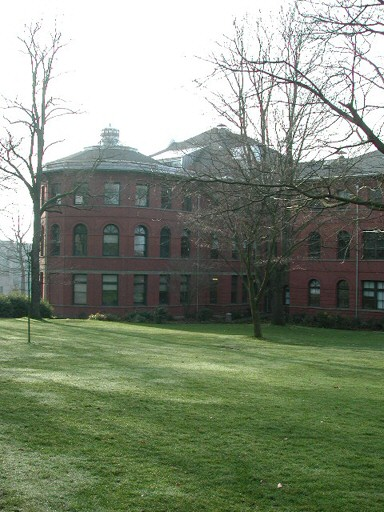
%> input picture images/parrington/prtn00.jpg, 384 x 512 px; its folder holds only this picture in this run
$ octave --eval "main;"   (GNU Octave 9; MATLAB toolbox functions it lacks are replaced by stand-ins)
%> lines starting %> are read from the running program, lines starting %| are printed output that depends on the picture
### program/readImages.m
function [images, img_count, img_height, img_width] = readImages(img_path)
    images = [];

    files = dir([img_path, '/*.jpg']);
    img_count = length(files);
    file1_name = [img_path, '/', files(1).name];
    img = imread(file1_name);
    img_height = size(img,1);
    img_width = size(img,2);
    img_channel = size(img,3);

    images = zeros(img_height, img_width, img_channel, img_count, 'uint8');
     for i = 1:img_count
         filename = [img_path, '/', files(i).name];
         disp(filename);
         img = imread(filename);
         images(:,:,:,i) = img;
     end
end

### program/inverseWarping.m
function [warped_images] = inverseWarping(images, img_count, img_h, img_w, f)
    warped_images = zeros(img_h, img_w, 3, img_count, 'uint8');
    y0 = img_h/2;
    x0 = img_w/2;
    for y_new = 1:img_h
        for x_new = 1:img_w
            x = f*tan((x_new-x0)/f);
            y = sqrt(x*x+f*f)*(y_new-y0)/f;
            x = x+x0;
            y = y+y0;
            x = round(x);
            y = round(y);
            if(0<x) & (x<=img_w) & (0<y) & (y<=img_h) warped_images(y_new, x_new, :, :) = images(y, x, :, :);
            else warped_images(y_new, x_new, :, :) = 0;
            end
        end
    end
    %figure(1);imshow(images(:,:,:,1));
    %figure(2);imshow(warped_images(:,:,:,1));
end

### program/harrisDetection.m
function [X,Y,RT]= harrisDetection(image, sigma, w, threshold, k)

    grayimage = rgb2gray(image);
    I = gaussianFilter(grayimage,sigma,w);
    [Ix,Iy] = gradient(I);

    Ix2 = Ix.^2;
    Iy2 = Iy.^2;
    Ixy = Ix.*Iy;

    Sx2 = gaussianFilter(Ix2,sigma,w);
    Sy2 = gaussianFilter(Iy2,sigma,w);
    Sxy = gaussianFilter(Ixy,sigma,w);

    R = (Sx2.*Sy2-Sxy.^2)-k*(Sx2+Sy2).^2;

    RT = R>threshold;
    RT = RT & (R>imdilate(R,[1 1 1;1 0 1;1 1 1]));

    [Y,X] = find(RT);

end

### program/gaussianFilter.m
function result = Gaussianfilter(image,sigma,w)
if(~exist('sigma'))
    sigma = 0.5;
end
if(~exist('w'))
    w = 3;
end

  Gaussian = fspecial('Gaussian',[w w],sigma);
  result = filter2(Gaussian,image);
end

### program/siftDescriptor.m
function [pos, desc] = siftDescriptor(im, featureX, featureY)
    pos = [];
    desc = [];

    % convert the im into luminance
    dim = ndims(im);
    if( dim == 3 )
        I = rgb2gray(im);
    else
        I = im;
    end
    [row, col] = size(I);

    % convert the image to double
    I = double(I);

    % gaussian-smoothed the image to remove some noise in advance
    L = imfilter(I,fspecial('gaussian',[10 10],1.5));

    % Compute x and y derivatives using pixel differences
    %   the first and the last elements are ignored to ease the computing.
    %	that is, it ranges from 2:(end-1)
    Dx = 0.5*(L(2:(end-1), 3:(end)) - L(2:(end-1), 1:(end-2)));
    Dy = 0.5*(L(3:(end), 2:(end-1)) - L(1:(end-2), 2:(end-1)));

    % Compute the magnitude of the gradient
    mag = zeros(size(I));
    mag(2:(end-1), 2:(end-1)) = sqrt(Dx.^2 + Dy.^2);

    % Compute the orientation of the gradient
    %   range: [-pi, pi)
    %	pi is not included to fit hist_orient
    grad = zeros(size(I));
    grad(2:(end-1), 2:(end-1)) = atan2( Dy, Dx );
    grad(find(grad == pi)) = -pi;

    % Set up the histogram bin centers for a 36 bin histogram.
    %   Columns 1 through 13:
    %   -3.14159  -2.96706  -2.79253  -2.61799  -2.44346  -2.26893  -2.09440  -1.91986  -1.74533  -1.57080  -1.39626  -1.22173  -1.04720
    %   Columns 14 through 26:
    %   -0.87266  -0.69813  -0.52360  -0.34907  -0.17453   0.00000   0.17453   0.34907   0.52360   0.69813   0.87266   1.04720   1.22173
    %   Columns 27 through 36:
    %   1.39626   1.57080   1.74533   1.91986   2.09440   2.26893   2.44346   2.61799   2.79253   2.96706
    num_bins = 36;
    hist_step = 2*pi/num_bins;
    %hist_orient = [-pi:hist_step:(pi-hist_step)];
    hist_orient_edge=[-pi:hist_step:pi]; % element# : 37
    hist_orient=[-pi+hist_step/2:hist_step:(pi-hist_step/2)]; % element# : 36

    % Create a gaussian weighting mask
    %   sigma = 1.5 * scale of the keypoint!
    sigma = 1.5;   % FIXME scale=1 when used harris feature detection
    sz = 9;	    % FIXME
    hf_sz = floor(sz/2);
    g = fspecial('gaussian', [sz sz], sigma);

    Orientation_ = [];

    for k = 1:numel(featureY)
        % Histogram the gradient orientations for this keypoint weighted by the
        % gradient magnitude and the gaussian weighting mask.
        x = featureX(k);
        y = featureY(k);
        if (x-hf_sz)<1 | (x+hf_sz)>size(I,2) | (y-hf_sz)<1 | (y+hf_sz)>size(I,1)
            continue;
        end
        %disp([y, x]);
        weightedMag = g.* mag((y-hf_sz):(y+hf_sz),(x-hf_sz):(x+hf_sz));
        orient_window = grad((y-hf_sz):(y+hf_sz),(x-hf_sz):(x+hf_sz));

        % Accumulate the histogram bins
        orient_hist = zeros(numel(hist_orient),1);
        hist = vl_whistc(reshape(orient_window,1,[]),reshape(weightedMag,1,[]),hist_orient_edge);

        % Find 1 or 2 peaks in the orientation histogram
        % Extract the value and index of the 1st (largest) peak.
        first_peak_val = max(hist);
        first_peak_index = find( hist==first_peak_val );

        pos = [pos;[x y]];
        Orientation_(end+1) = hist_orient(first_peak_index);


        % find 2nd peak if its value over 80% of the largest peak and add keypoints with
        % the orientation corresponding to 2nd peaks to the keypoint list.
        second_peak_val = max(hist(hist~=max(hist)));
        second_peak_index = find( hist==second_peak_val );
        if(second_peak_val > first_peak_val*0.8)

        pos = [pos;[x y]];
        Orientation_(end+1) = hist_orient(second_peak_index);
        end
    end
    % The final of the SIFT algorithm is to extract feature descriptors for the keypoints.
    % The descriptors are a grid of gradient orientation histograms, where the sampling
    % grid for the histograms is rotated to the main orientation of each keypoint.  The
    % grid is a 4x4 array of 4x4 sample cells of 8 bin orientation histograms.  This
    % procduces 128 dimensional feature vectors.

    % The orientation histograms have 8 bins
    num_theta_bins = 8;
    theta_step = 2*pi/num_theta_bins;
    hist_theta_edge=[-pi:theta_step:pi]; % element# : 9
    hist_theta=[-pi+theta_step/2:theta_step:(pi-theta_step/2)]; % element# : 8

    window_sz = 16;
    hf_window_sz = 8;

    % Loop over all of the keypoints and open a 16*16 window
    for k = 1:size(pos,1)
        x = pos(k,1);
        y = pos(k,2);

        % Feature window - 17 * 17 pixels
        [Xq,Yq] = meshgrid((0-hf_window_sz-0.5):(0+hf_window_sz+0.5),(0-hf_window_sz-0.5):(0+hf_window_sz+0.5));

        % Rotate the grid coordinates.
        M = [cos(Orientation_(k)) -sin(Orientation_(k)); sin(Orientation_(k)) cos(Orientation_(k))];
        X1 = reshape(Xq,[],1);
        Y1 = reshape(Yq,[],1);
        B2 = [X1 Y1];
        A = B2 * M;
        X1 = A(:,1);
        Xq = reshape(X1, window_sz+2, window_sz+2);
        Y1 = A(:,2);
        Yq = reshape(Y1, window_sz+2, window_sz+2);

        % get window coordinators according to feature position
        Xq = Xq + x;
        Yq = Yq + y;

        % Interpolate the value of window coordinators
        f_window = interp2(L,Xq,Yq);
        f_window(find(isnan(f_window))) = 0;

        % Initialize the feature descriptor.
        feat_desc = zeros(1,128);

        fwDx = 0.5*(f_window(2:(end-1), 3:(end)) - f_window(2:(end-1), 1:(end-2)));
        fwDy = 0.5*(f_window(3:(end), 2:(end-1)) - f_window(1:(end-2), 2:(end-1)));
        fwMag = sqrt(fwDx.^2 + fwDy.^2);
        theta = atan2(fwDy, fwDx);
        theta(find(theta == pi)) = -pi;
        % sigma = 0.5 * window_size = 8
        w = fspecial('gaussian', [window_sz window_sz], 8);
        weighted_fwMag = w .* fwMag;

        weighted_fwMag_cell = mat2cell(weighted_fwMag,[4,4,4,4], [4,4,4,4]);
        weighted_fwMag_cell = reshape(weighted_fwMag_cell,1,[]);
        theta_cell = mat2cell(theta,[4,4,4,4], [4,4,4,4]);
        theta_cell = reshape(theta_cell,1,[]);

        % loop all the 4*4 sub-window (total = 16 sub-windows)
        for s = 1:length(theta_cell)
            theta_sub_w = cell2mat(theta_cell(s));
            weighted_fwMag_sub_w = cell2mat(weighted_fwMag_cell(s));
            % Accumulate the histogram bins
            theta_hist = zeros(1,numel(hist_theta));
            sub_hist = vl_whistc(reshape(theta_sub_w,1,[]),reshape(weighted_fwMag_sub_w,1,[]),hist_theta_edge);

            feat_desc((8*s-7):(8*s)) = sub_hist(1:8);
        end

        % Normalize the feature descriptor to a unit vector to make the descriptor invariant
        % to affine changes in illumination.
        denominator = norm(feat_desc);
        if(denominator ~= 0)
            feat_desc = feat_desc / denominator;
        end

        % Threshold the large components in the descriptor to 0.2 and then renormalize
        % to reduce the influence of large gradient magnitudes on the descriptor.
        feat_desc( find(feat_desc > 0.2) ) = 0.2;
        if(denominator ~= 0)
            feat_desc = feat_desc / norm(feat_desc);
        end
        % Store the descriptor.
        desc = [desc; feat_desc];
    end
end

### program/main.m
function main()
%%%%%%%%%%%%%%
% parameters %
%%%%%%%%%%%%%%
    img_folder = 'parrington';
    focal_len = 704.5; % parrington=704.5 tree=801.5 grail=628 jerry=428 tree2=815.081 tesv=470.543
    result_output = ['../results/' img_folder '_panorama.png'];
    % harris detector parameters
    sigma = 3;
    w = 5;             % parrington=5 grail=5 tree=3 tesv=4
    threshold = 4000;  % parrington=4000 grail=4000 tree=500 tesv=1000
    k = 0.04;
    % ransac parameters
    theta = 10;
    % drift erasing parameters
    drift_tag = 1; % do drift correction or not
%%%%%%%%%%%%%%
% parameters %
%%%%%%%%%%%%%%

    img_path = ['../images/' img_folder];

    disp('read images');
    [images, img_count, img_h, img_w] = readImages(img_path);
%> in readImages, img is the input picture: size 512x384x3 uint8; mean R, G, B 130.6, 140.8, 121.6
%> img_count = 1; img_h = 512; img_w = 384

    disp('inverse warping (cylindrical projection)');
    [warped_images] = inverseWarping(images, img_count, img_h, img_w, focal_len);
%> in inverseWarping, `warped_images = zeros(img_h, img_w, 3, img_count, 'uint8');`: warped_images: size 512x384x3 uint8; every value is 0
%> in inverseWarping, `y0 = img_h/2;`: y0 = 256
%> in inverseWarping, `x0 = img_w/2;`: x0 = 192
%> after the loop in inverseWarping, `for y_new = 1:img_h`:
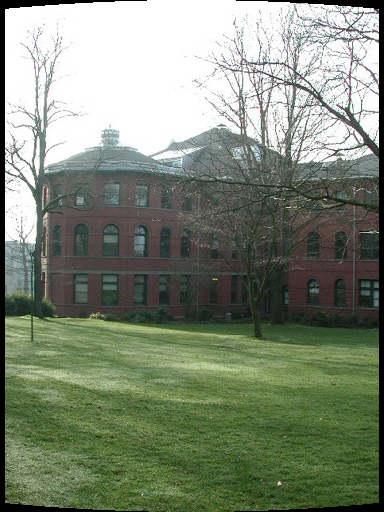
%> warped_images: size 512x384x3 uint8; mean R, G, B 125.6, 135.4, 116.9

    disp('harris corner detection');
    disp('feature description');
    for i = 1:img_count
        [featureX, featureY, R]= harrisDetection(warped_images(:,:,:,i), sigma, w, threshold, k);
%       disp(length(featureX));
        [feature_pos, feature_descriptor] = siftDescriptor(warped_images(:,:,:,i), featureX, featureY);
        features_pos{i} = feature_pos;
        features_desc{i} = feature_descriptor;
%       figure(i);imshow(warped_images(:,:,:,i));
%       hold on
%       plot(features_pos{i}(:,1),features_pos{i}(:,2), 'r*');
    end
%> this loop made 1 pass
%> (dim in siftDescriptor, row in siftDescriptor, col in siftDescriptor, num_bins in siftDescriptor, hist_step in siftDescriptor, sigma in siftDescriptor, sz in siftDescriptor, hf_sz in siftDescriptor) on pass 1: (3, 512, 384, 36, 0.175, 1.5, 9, 4)
%> pass 1, in harrisDetection, `grayimage = rgb2gray(image);`:
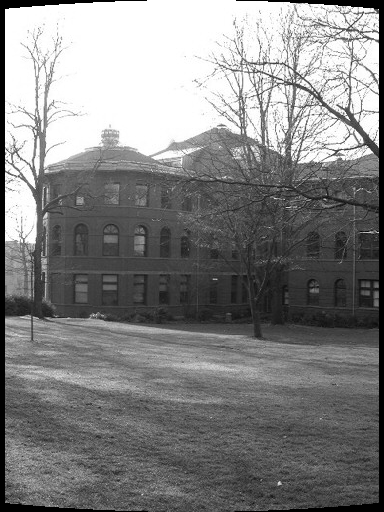
%> grayimage: size 512x384 uint8; min 0, max 255, mean 130.4
%> pass 1, in Gaussianfilter, `result = filter2(Gaussian,image);`:
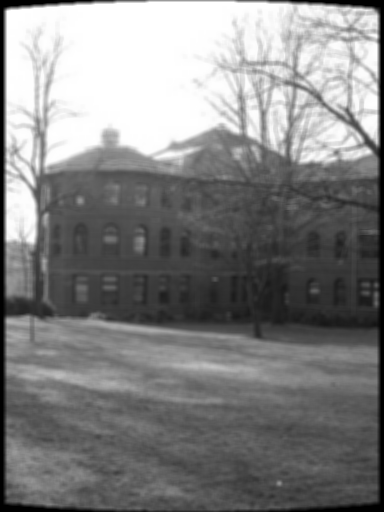
%> result: size 512x384 double; min 0, max 255, mean 130.3; drawn with min black and max white
%> pass 1, in harrisDetection, `[Ix,Iy] = gradient(I);`:
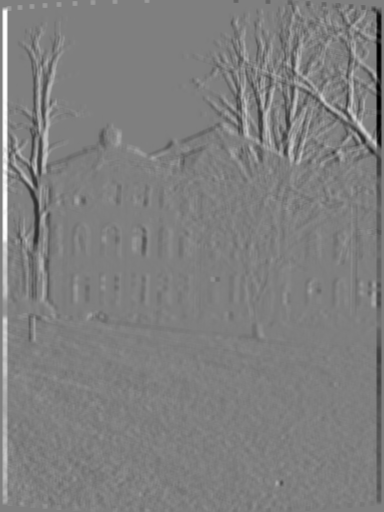
%> Ix: size 512x384 double; min -55.19, max 55.22, mean 0; drawn with min black and max white
%> pass 1, in harrisDetection, `[Ix,Iy] = gradient(I);`:
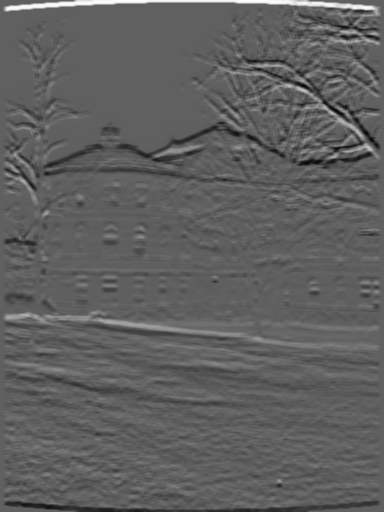
%> Iy: size 512x384 double; min -34.34, max 56.75, mean -0.1; drawn with min black and max white
%> the run ends on the next line

    disp('feature matching');
    disp('RANSAC'); % exclude outlier
    for j = 1:img_count-1
        desc1 = features_desc{j};
        desc2 = features_desc{j+1};
        pos1 = features_pos{j};
        pos2 = features_pos{j+1};
        match = featureMatching(desc1, desc2, pos1, pos2);
        matchInlier = ransac(match, pos1, pos2, theta);

        matches{j} = match;
        % disp(matches{j});
        matchInliers{j} = matchInlier;
        % disp(matchInliers{j});
    end

    disp('image matching'); % use inliers to count translation amount between images
    drift_y = 0;
    for k = 1:img_count-1
        tran = imageMatching(matchInliers{k}, features_pos{k}, features_pos{k+1});
        trans{k} = tran;
        drift_y = drift_y+trans{k}(2);
    end

    disp('solve drift problem');
    if (drift_tag)
        avg_drift_y = round(drift_y / (img_count-1));
    else avg_drift_y = 0;
    end

    disp('blending'); % blend images together
    imNow = warped_images(:,:,:,1);
    for l = 2:img_count
        %disp(trans{l-1});
        imNow = blendImage(imNow, warped_images(:,:,:,l), trans{l-1}, l-1, avg_drift_y);
    end
    imwrite(uint8(imNow), result_output);
    disp('done');
end

$ run again, on images/parrington/prtn04.jpg
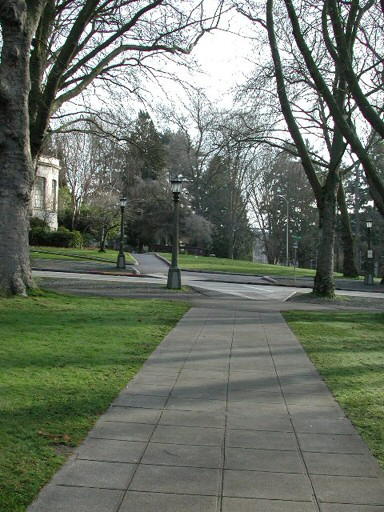
%> input picture images/parrington/prtn04.jpg, 384 x 512 px
%> in readImages, img is the input picture: size 512x384x3 uint8; mean R, G, B 107.2, 115, 103
%> img_count = 1; img_h = 512; img_w = 384
%> y0 = 256
%> x0 = 192
%> after the loop in inverseWarping, `for y_new = 1:img_h`:
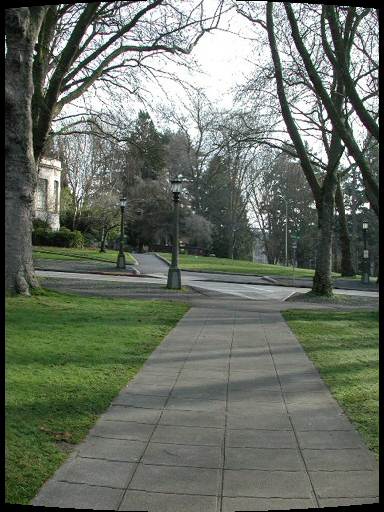
%> warped_images: size 512x384x3 uint8; mean R, G, B 103.9, 111.3, 99.9
%> the loop in main, `for i = 1:img_count` made 1 pass
%> (dim in siftDescriptor, row in siftDescriptor, col in siftDescriptor, num_bins in siftDescriptor, hist_step in siftDescriptor, sigma in siftDescriptor, sz in siftDescriptor, hf_sz in siftDescriptor) on pass 1: (3, 512, 384, 36, 0.175, 1.5, 9, 4)
%> pass 1, in harrisDetection, `[Ix,Iy] = gradient(I);`:
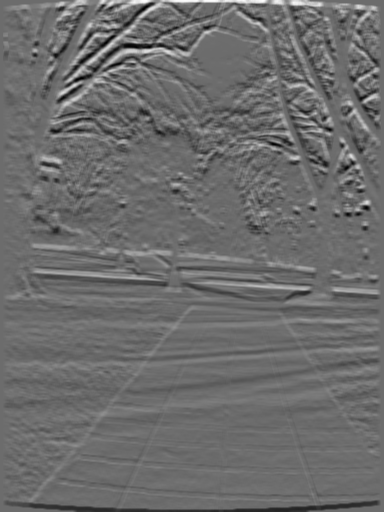
%> Iy: size 512x384 double; min -40.52, max 54.39, mean 0; drawn with min black and max white

$ run again, on images/parrington/prtn05.jpg
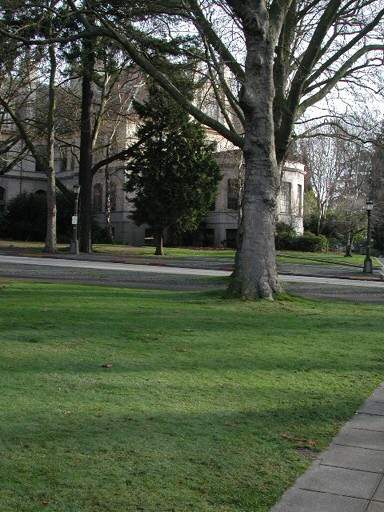
%> input picture images/parrington/prtn05.jpg, 384 x 512 px
%> in readImages, img is the input picture: size 512x384x3 uint8; mean R, G, B 80, 89.8, 70.3
%> img_count = 1; img_h = 512; img_w = 384
%> y0 = 256
%> x0 = 192
%> the loop in main, `for i = 1:img_count` made 1 pass
%> (dim in siftDescriptor, row in siftDescriptor, col in siftDescriptor, num_bins in siftDescriptor, hist_step in siftDescriptor, sigma in siftDescriptor, sz in siftDescriptor, hf_sz in siftDescriptor) on pass 1: (3, 512, 384, 36, 0.175, 1.5, 9, 4)
%> pass 1, in harrisDetection, `[Ix,Iy] = gradient(I);`:
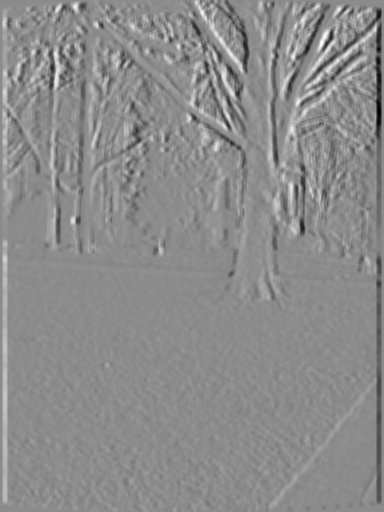
%> Ix: size 512x384 double; min -54.5, max 44.85, mean 0; drawn with min black and max white
%> pass 1, in harrisDetection, `[Ix,Iy] = gradient(I);`:
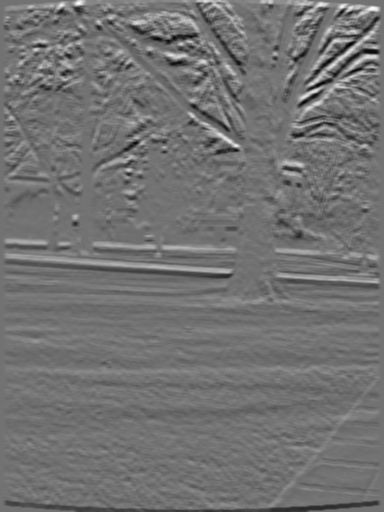
%> Iy: size 512x384 double; min -41.14, max 50.32, mean 0; drawn with min black and max white

$ run again, on images/parrington/prtn06.jpg
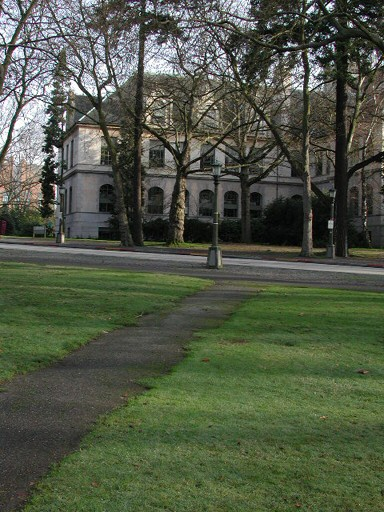
%> input picture images/parrington/prtn06.jpg, 384 x 512 px
%> in readImages, img is the input picture: size 512x384x3 uint8; mean R, G, B 80.2, 87.7, 69.3
%> img_count = 1; img_h = 512; img_w = 384
%> y0 = 256
%> x0 = 192
%> the loop in main, `for i = 1:img_count` made 1 pass
%> (dim in siftDescriptor, row in siftDescriptor, col in siftDescriptor, num_bins in siftDescriptor, hist_step in siftDescriptor, sigma in siftDescriptor, sz in siftDescriptor, hf_sz in siftDescriptor) on pass 1: (3, 512, 384, 36, 0.175, 1.5, 9, 4)
%> pass 1, in Gaussianfilter, `result = filter2(Gaussian,image);`:
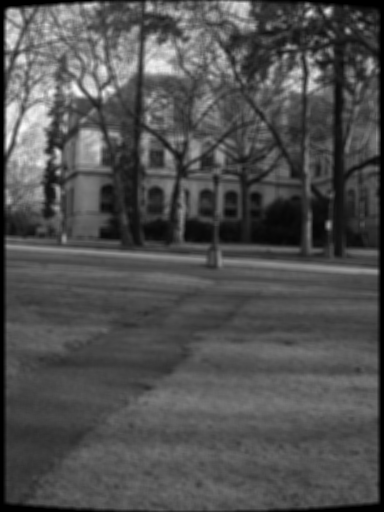
%> result: size 512x384 double; min 0, max 250.6, mean 80.1
%> pass 1, in harrisDetection, `[Ix,Iy] = gradient(I);`:
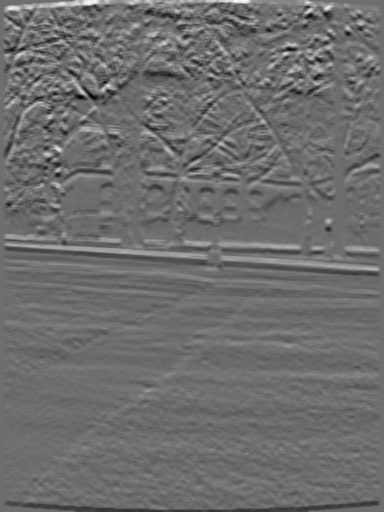
%> Iy: size 512x384 double; min -37.55, max 49.48, mean 0; drawn with min black and max white
